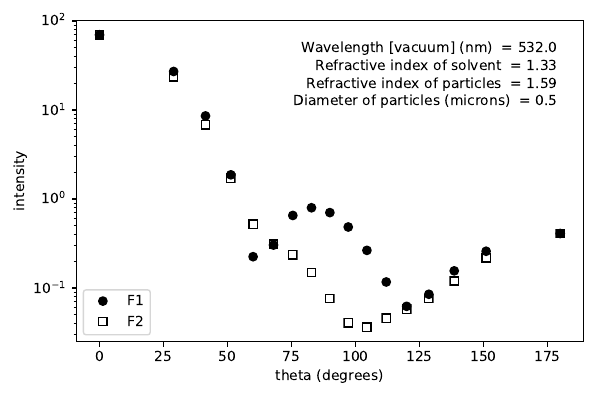

Python code for this plot:
import numpy as np
import matplotlib.pyplot as plt
import pandas as pd

# Read in data
head = pd.read_table('ScatMieData.csv', sep='=', nrows=4,
                     comment=',', header=None)
scat = pd.read_csv('ScatMieData.csv', skiprows=4)

theta = (180./np.pi)*np.arccos(scat.Cos_theta)

plt.close('all')
fig, ax = plt.subplots(figsize=(6, 4))

ax.semilogy(theta, scat.F1, 'o', color='black', label="F1")
ax.semilogy(theta, scat.F2, 's', mec='black', mfc='white',
            zorder=-1, label="F2")
ax.legend(loc="lower left")
ax.set_xlabel("theta (degrees)")
ax.set_ylabel("intensity")
for i in range(4):
    ax.text(0.95, 0.9-i/18, "{} = {}".format(head[0][i],
            head[1][i]), ha='right', fontsize=10,
            transform=ax.transAxes)
plt.tight_layout()
plt.show()
# fig.canvas.manager.window.raise_()
plt.savefig('ScatMiePlot.pdf')
